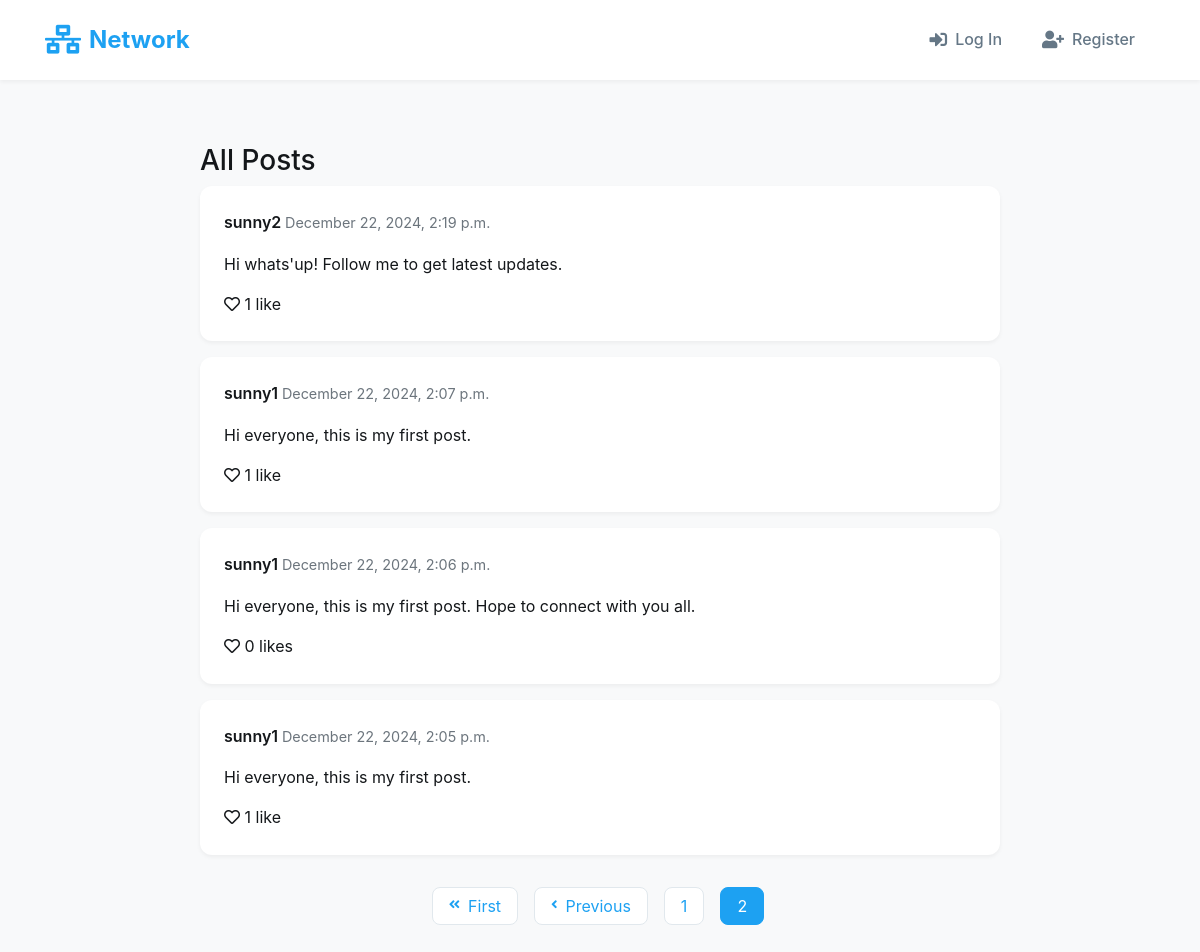
Screenshot of /?page=2 with the database file from the repository.
### network/models.py (models this page shows, shortened)
class Post(models.Model):
    user = models.ForeignKey(User, on_delete=models.CASCADE, related_name="posts")
    content = models.TextField()
    date = models.DateTimeField(default=timezone.now)
    likes = models.ManyToManyField(User, blank=True, related_name="liked_posts")
    class Meta:
        ordering = ['-date']  # Show newest posts first

class User(AbstractUser):
    followers = models.ManyToManyField(
        'self',
        symmetrical=False,
        related_name='following',
        blank=True
    )

### network/views.py (the view)
# urls.py: path("", views.index, name="index"),
def index(request):
    if request.method == "POST" and request.user.is_authenticated:
        content = request.POST.get("content", "").strip()
        if content:
            Post.objects.create(user=request.user, content=content)
    all_posts = Post.objects.all()
    page_obj = paginate_posts(all_posts, request)
    return render(request, "network/index.html", {
        "page_obj": page_obj
    })

### network/views.py (called while the page is built)
def paginate_posts(posts, request, per_page=10):
    posts = posts.order_by('-date')
    paginator = Paginator(posts, per_page)
    page = request.GET.get('page')
    try:
        posts_page = paginator.page(page)
    except PageNotAnInteger:
        posts_page = paginator.page(1)
    except EmptyPage:
        posts_page = paginator.page(paginator.num_pages)
    return posts_page

### network/templates/network/index.html (shortened to what this page needs)
{% extends "network/layout.html" %}
{% block body %}
    <div class="posts-section">
        <h3>All Posts</h3>
        {% for post in page_obj %}
            {% include "network/post_card.html" with post=post %}
        {% empty %}
            <p class="no-posts">No posts yet.</p>
        {% endfor %}
        {% include "network/pagination.html" %}
    </div>
{% endblock %}

### network/templates/network/post_card.html (shortened to what this page needs)
<div class="post-card" id="post-{{ post.id }}" data-post-id="{{ post.id }}">
    <div class="post-header">
        <div class="post-user">
            <strong class="post-username">
                <a href="{% url 'profile' post.user.username %}">{{ post.user.username }}</a>
            </strong>
            <span class="post-date text-muted">{{ post.date|date:"F d, Y, g:i a" }}</span>
        </div>
    </div>
    <div class="post-content">
        {{ post.content }}
    </div>
    <div class="post-footer">
        {% if user.is_authenticated %}
            <button class="like-button {% if user in post.likes.all %}liked{% endif %}"
                    data-post-id="{{ post.id }}">
                <i class="{% if user in post.likes.all %}fas{% else %}far{% endif %} fa-heart"></i>
                <span class="like-count">{{ post.likes.count }} like{{ post.likes.count|pluralize }}</span>
            </button>
        {% else %}
            <div class="likes-count">
                <i class="far fa-heart"></i>
                <span>{{ post.likes.count }} like{{ post.likes.count|pluralize }}</span>
            </div>
        {% endif %}
    </div>
</div>

### network/static/network/styles.css (style rules this page uses)
:root { --primary-color: #1da1f2; --primary-hover: #1991db; --secondary-color: #657786; --background-light: #f8f9fa; --background-white: #ffffff; --text-dark: #14171a; --text-secondary: #657786; --border-color: #e1e8ed; --success-color: #17bf63; --danger-color: #e0245e; --shadow-sm: 0 2px 4px rgba(0, 0, 0, 0.05); --shadow-md: 0 4px 6px rgba(0, 0, 0, 0.1); --transition: all 0.3s ease; }
body { background-color: var(--background-light); color: var(--text-dark); font-family: -apple-system, BlinkMacSystemFont, "Segoe UI", Roboto, Helvetica, Arial, sans-serif; line-height: 1.6; }
.posts-section { max-width: 800px; margin: 0 auto 2rem; }
.post-card { background-color: var(--background-white); border-radius: 12px; padding: 1.5rem; margin-bottom: 1rem; box-shadow: var(--shadow-sm); transition: var(--transition); }
.post-header { display: flex; justify-content: space-between; align-items: center; margin-bottom: 1rem; }
.post-username a { color: var(--text-dark); font-weight: 600; text-decoration: none; transition: var(--transition); }
.post-date { font-size: 0.9rem; color: var(--text-secondary); }
.post-content { color: var(--text-dark); font-size: 1rem; line-height: 1.5; margin: 1rem 0; }
.post-card { animation: fadeIn 0.3s ease-out; }

### rows the page displays
Post: user.username "sunny2", date "December 22, 2024, 2:19 p.m.", content "Hi whats'up! Follow me to get latest updates.", likes.count "1"
Post: user.username "sunny1", date "December 22, 2024, 2:07 p.m.", content "Hi everyone, this is my first post.", likes.count "1"
Post: user.username "sunny1", date "December 22, 2024, 2:06 p.m.", content "Hi everyone, this is my first post. Hope to connect with you all.", likes.count "0"
Post: user.username "sunny1", date "December 22, 2024, 2:05 p.m.", content "Hi everyone, this is my first post.", likes.count "1"

### other values shown
{{ num }} "1" "2"
